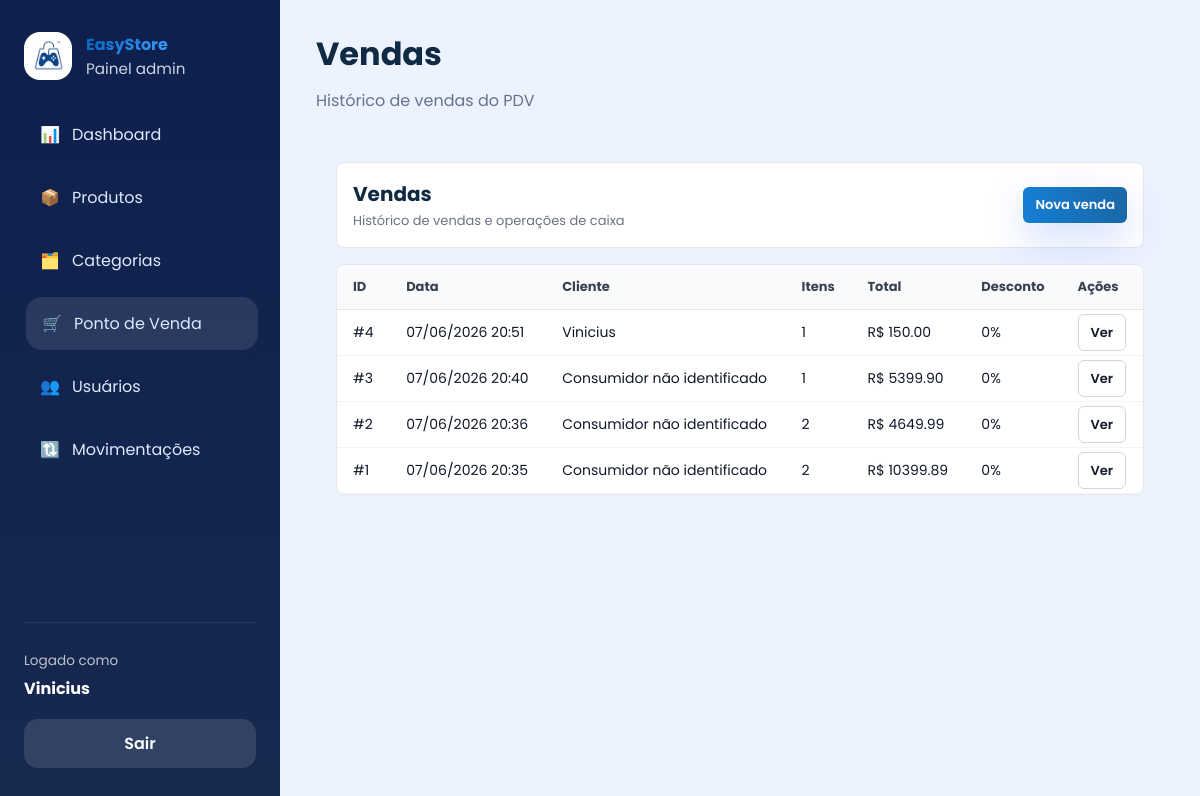
Screenshot of /pdv/historico (signed in) with the database file from the repository.
### app/models/cliente.py (models this page shows)
class Cliente(Base):
    __tablename__ = "clientes"
    id         = Column(Integer, primary_key=True, index=True)
    nome       = Column(String(150), nullable=False, index=True)
    email      = Column(String(167), nullable=True, unique=True, index=True)
    telefone   = Column(String(20), nullable=True)
    usuario_id = Column(
        Integer,
        ForeignKey("usuarios.id", ondelete="SET NULL"),
        nullable=True,
        unique=True,
    )
    is_associado = Column(Boolean, default=False, nullable=False)
    ativo      = Column(Boolean, default=True)
    criado_em  = Column(DateTime, server_default=func.now())
    usuario = relationship("Usuario", back_populates="cliente_perfil")
    vendas  = relationship("Venda", back_populates="cliente", lazy="select")

### app/models/venda.py (models this page shows, shortened)
class Venda(Base):
    __tablename__ = "vendas"
    id         = Column(Integer, primary_key=True, index=True)
    cliente_id = Column(
        Integer,
        ForeignKey("clientes.id", ondelete="SET NULL"),
        nullable=True
    )
    usuario_id = Column(
        Integer,
        ForeignKey("usuarios.id", ondelete="SET NULL"),
        nullable=True
    )
    desconto_percentual = Column(Float, nullable=False, default=0.0)
    total_bruto  = Column(Float, nullable=False, default=0.0)
    total_liquido = Column(Float, nullable=False, default=0.0)
    observacao = Column(String(255), nullable=True)
    criado_em = Column(DateTime, server_default=func.now())
    cliente = relationship("Cliente", back_populates="vendas")
    usuario = relationship("Usuario", backref="vendas")
    itens   = relationship(
        "ItemVenda",
        back_populates="venda",
        cascade="all, delete-orphan"  # deleta itens se a venda for deletada
    )

### app/controllers/pdv_controller.py (the view)
@router.get("/historico")
def historico_vendas(
    request: Request,
    db: Session = Depends(get_db),
    usuario = Depends(get_usuario_logado)
):
    vendas = (
        db.query(Venda)
        .order_by(Venda.criado_em.desc())
        .limit(100)
        .all()
    )
    return templates.TemplateResponse(
        request,
        "admin/vendas.html",
        {
            "request": request,
            "usuario": usuario,
            "vendas": vendas,
            "page_title": "Vendas",
            "page_subtitle": "Histórico de vendas do PDV",
            "css_path": "css/vendas.css",
            "active": "pos",
        }
    )

### app/templates/admin/vendas.html
{% extends "admin/base.html" %}
{% set css_path = 'css/vendas.css' %}
{% set active = active or 'pos' %}
{% block content %}
<div class="vendas-container">
  <div class="vendas-header">
    <div>
      <h2>Vendas</h2>
      <p class="subtitle">Histórico de vendas e operações de caixa</p>
    </div>
    <div class="vendas-actions">
      <a href="/admin/pos" style="background: linear-gradient(90deg,#157ED3,#1967A7);" class="btn-small btn-primary">Nova venda</a>
    </div>
  </div>
  <div class="vendas-body">
    <table class="vendas-table">
      <thead>
        <tr>
          <th>ID</th>
          <th>Data</th>
          <th>Cliente</th>
          <th>Itens</th>
          <th>Total</th>
          <th>Desconto</th>
          <th>Ações</th>
        </tr>
      </thead>
      <tbody>
        {% for venda in vendas %}
        <tr>
          <td>#{{ venda.id }}</td>
          <td>{{ venda.criado_em.strftime('%d/%m/%Y %H:%M') if venda.criado_em else '-' }}</td>
          <td>{{ venda.cliente.nome if venda.cliente else 'Consumidor não identificado' }}</td>
          <td>{{ venda.itens|length }}</td>
          <td>R$ {{ "%.2f"|format(venda.total_liquido) }}</td>
          <td>{{ "%.0f"|format(venda.desconto_percentual) }}%</td>
          <td><a href="/pdv/venda/{{ venda.id }}" class="btn-small">Ver</a></td>
        </tr>
        {% else %}
        <tr class="empty-row">
          <td colspan="7">Nenhuma venda encontrada</td>
        </tr>
        {% endfor %}
      </tbody>
    </table>
  </div>
</div>
{% endblock %}

### app/templates/admin/base.html (shortened to what this page needs)
<!DOCTYPE html>
<html lang="pt-br">
<head>
  <link rel="stylesheet" href="{{ request.url_for('static', path='css/admin.css') }}">
  {% if css_path and css_path != 'css/admin.css' %}
  <link rel="stylesheet" href="{{ request.url_for('static', path=css_path) }}?v=4">
  {% endif %}
</head>
<body>
  <div class="admin-layout">
    <aside class="sidebar">
      <div class="brand-block">
        <img src="{{ request.url_for('static', path='img/logo.png') }}" alt="EasyStore" class="brand-logo">
        <div>
          <strong>EasyStore</strong>
          <span>Painel admin</span>
        </div>
      </div>
      <nav class="sidebar-nav">
        <a href="/admin" class="{% if active == 'home' %}active{% endif %}"><span>📊</span>Dashboard</a>
        <a href="/produtos" class="{% if active == 'produtos' %}active{% endif %}"><span>📦</span>Produtos</a>
        <a href="/categorias" class="{% if active == 'categorias' %}active{% endif %}"><span>🗂️</span>Categorias</a>
        <a href="/admin/pos" class="{% if active == 'pos' %}active{% endif %}"><span>🛒</span>Ponto de Venda</a>
        <a href="/usuarios" class="{% if active == 'usuarios' %}active{% endif %}"><span>👥</span>Usuários</a>
        <a href="/movimentacoes" class="{% if active == 'movimentacoes' %}active{% endif %}"><span>🔃</span>Movimentações</a>
      </nav>
      <div class="sidebar-footer">
        <div class="profile-card">
          {% set logged_name = usuario.nome if usuario and usuario.nome else usuario.get('nome', usuario.get('sub', 'Usuário')) if usuario else 'Usuário' %}
          <span>Logado como</span>
          <strong>{{ logged_name }}</strong>
        </div>
        <a href="/auth/logout" class="logout-btn">Sair</a>
      </div>
    </aside>
    <main class="admin-content">
      <header class="topbar">
        <div>
          <h1>{{ page_title }}</h1>
          {% if page_subtitle %}
          <p class="subtitle">{{ page_subtitle }}</p>
          {% endif %}
        </div>
      </header>
      <section class="page-body">
        {% block content %}{% endblock %}
      </section>
    </main>
  </div>
</body>
</html>

### app/static/css/admin.css (style rules this page uses)
:root { --bg: #edf2ff; --surface: #ffffff; --surface-soft: #f8fafc; --text: #102a43; --muted: #64748b; --primary: #2563eb; --primary-dark: #1d4ed8; --success: #16a34a; --warning: #f59e0b; --danger: #dc2626; --radius: 24px; --shadow: 0 24px 60px rgba(15, 23, 42, 0.08); --transition: 0.25s ease; --color-dark: #0262bd; --color-primary: #3fa1fc; }
* { box-sizing: border-box; margin: 0; padding: 0; }
html, body { min-height: 100%; background: var(--bg); color: var(--text); font-family: 'Poppins', sans-serif; }
body { overflow-x: hidden; }
a { color: inherit; text-decoration: none; }
.admin-layout { display: grid; grid-template-columns: 280px 1fr; min-height: 100vh; }
.sidebar { background: linear-gradient(180deg, #0e1f4d 0%, #17294f 100%); display: flex; flex-direction: column; gap: 28px; padding: 32px 24px; }
.brand-block { align-items: center; display: flex; gap: 14px; }
.brand-logo { background: #ffffff; border-radius: 16px; height: 48px; object-fit: contain; padding: 8px; width: 48px; }
.brand-block strong { background: linear-gradient(135deg, var(--color-dark) 0%, var(--color-primary) 100%); background-clip: text; -webkit-background-clip: text; -webkit-text-fill-color: transparent; }
.brand-block span { color: #cbd5e1; display: block; font-size: 0.95rem; }
.sidebar-nav { display: grid; gap: 10px; }
.sidebar-nav a { align-items: center; border-radius: 16px; color: #dbeafe; display: flex; gap: 12px; padding: 14px 16px; transition: background var(--transition), transform var(--transition); }
.sidebar-nav a:hover, .sidebar-nav a.active { background: rgba(255, 255, 255, 0.1); transform: translateX(2px); }
.sidebar-nav span { font-size: 1rem; width: 20px; }
.sidebar-footer { border-top: 1px solid rgba(255, 255, 255, 0.08); display: flex; flex-direction: column; gap: 18px; margin-top: auto; padding-top: 24px; }
.profile-card span { color: rgba(255, 255, 255, 0.72); font-size: 0.85rem; }
.profile-card strong { color: #ffffff; display: block; margin-top: 4px; }
.logout-btn { background: rgba(255, 255, 255, 0.12); border-radius: 14px; color: #f8fafc; font-weight: 600; padding: 12px 14px; text-align: center; }
.admin-content { padding: 30px 36px; }
.topbar { align-items: flex-start; display: flex; gap: 18px; justify-content: space-between; margin-bottom: 28px; }
.topbar h1 { font-size: 2rem; }
.subtitle { color: var(--muted); line-height: 1.6; margin-top: 10px; }
.page-body { display: grid; gap: 24px; }
.btn-primary { background: linear-gradient(135deg, var(--primary), var(--primary-dark)); box-shadow: 0 16px 40px rgba(37, 99, 235, 0.22); color: #ffffff; }

### app/static/css/vendas.css (style rules this page uses)
.vendas-container { display: flex; flex-direction: column; gap: 16px; padding: 20px; }
.vendas-header { display: flex; justify-content: space-between; align-items: center; background: #fff; padding: 16px; border-radius: 8px; border: 1px solid #e6e6e6; }
.vendas-header h2 { margin: 0; font-size: 20px; }
.vendas-header .subtitle { margin: 2px 0 0 0; font-size: 13px; color: #6b7280; }
.vendas-actions { display: flex; gap: 8px; align-items: center; }
.btn-small { padding: 8px 12px; border: 1px solid #d1d5db; background: white; border-radius: 6px; cursor: pointer; font-weight: 600; font-size: 13px; }
.btn-small.btn-primary { background: linear-gradient(90deg,#157ED3,#1967A7); color: #fff; border: none; }
.vendas-body { background: white; border: 1px solid #e5e7eb; border-radius: 8px; overflow: auto; }
.vendas-table { width: 100%; border-collapse: collapse; min-width: 800px; }
.vendas-table thead th { text-align: left; padding: 12px 16px; background: #f9fafb; font-size: 13px; color: #374151; border-bottom: 1px solid #e6e6e6; }
.vendas-table tbody td { padding: 12px 16px; border-bottom: 1px solid #f3f4f6; font-size: 14px; color: #111827; }

### rows the page displays
Cliente: nome "Vinicius"
Venda: id "4", criado_em "07/06/2026 20:51", cliente "Vinicius", itens|length "1", total_liquido "150.00", desconto_percentual "0"
Venda: id "3", criado_em "07/06/2026 20:40", cliente "Consumidor não identificado", itens|length "1", total_liquido "5399.90", desconto_percentual "0"
Venda: id "2", criado_em "07/06/2026 20:36", cliente "Consumidor não identificado", itens|length "2", total_liquido "4649.99", desconto_percentual "0"
Venda: id "1", criado_em "07/06/2026 20:35", cliente "Consumidor não identificado", itens|length "2", total_liquido "10399.89", desconto_percentual "0"

### other values shown
{{ page_title }} "Vendas"
{{ page_subtitle }} "Histórico de vendas do PDV"
